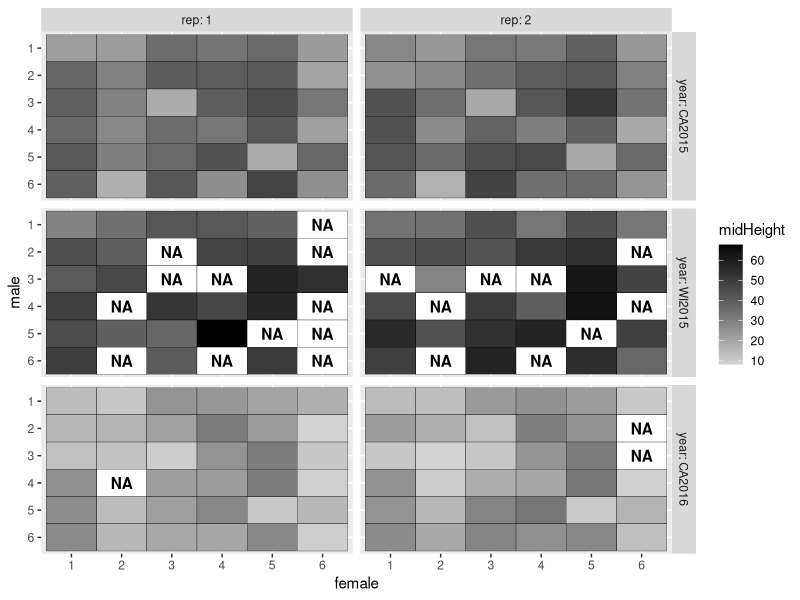
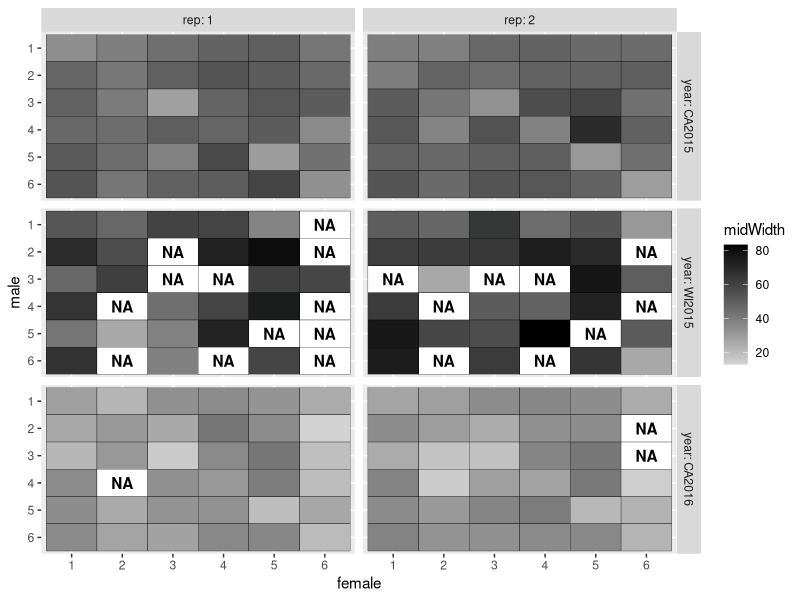
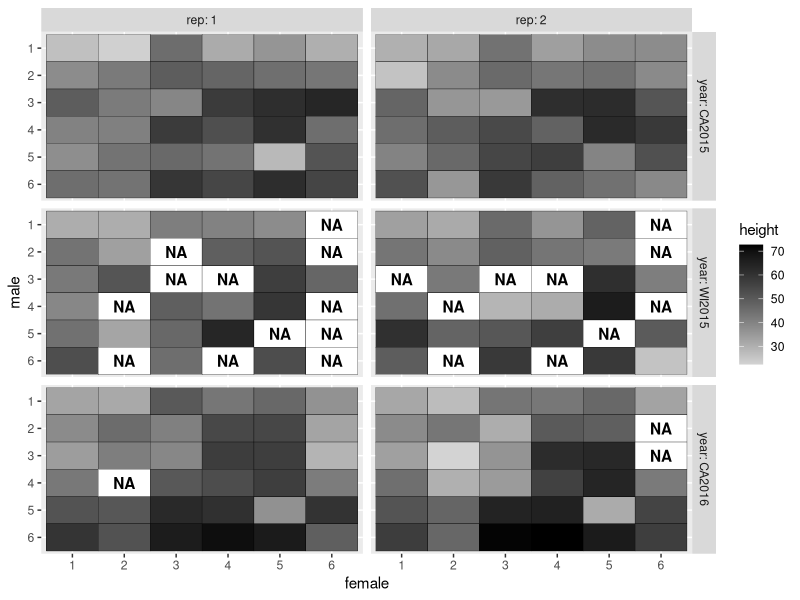
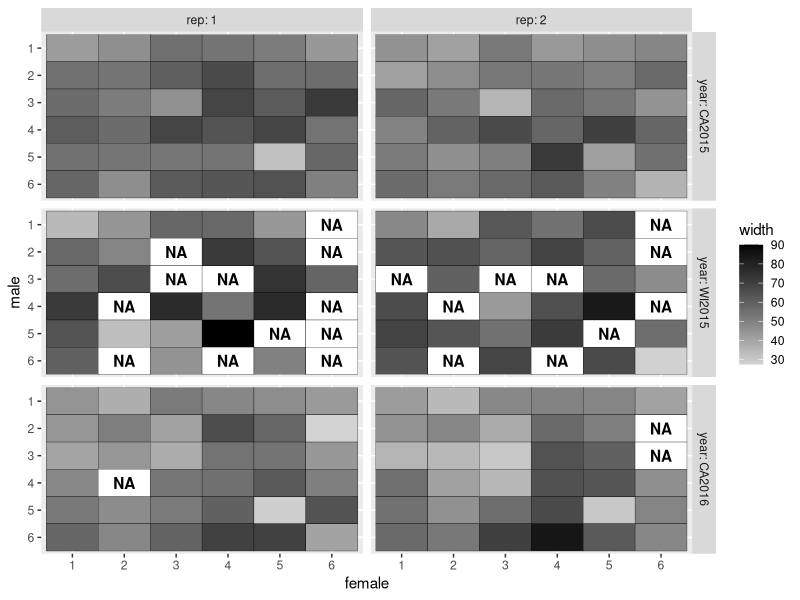
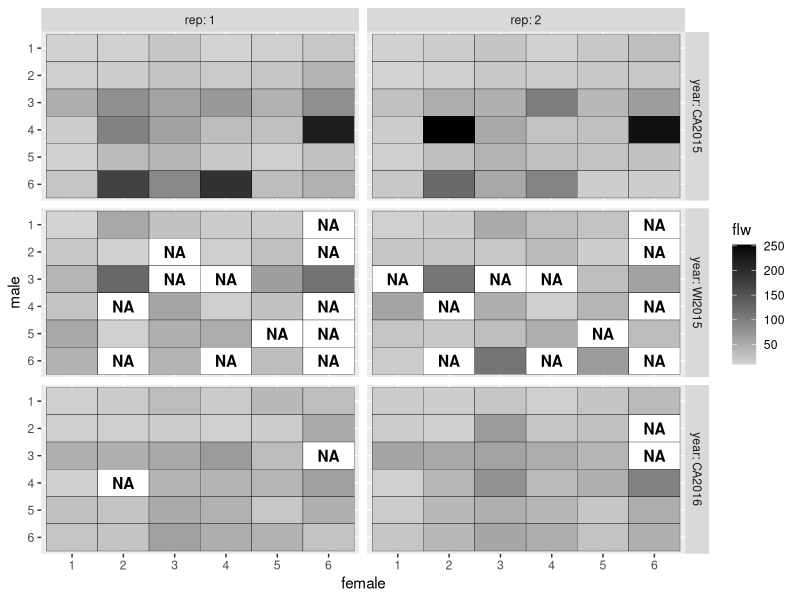
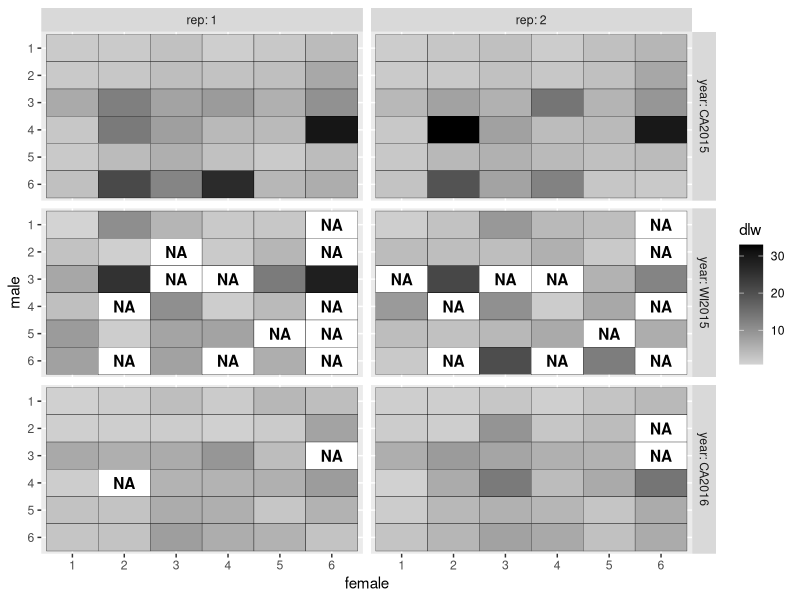
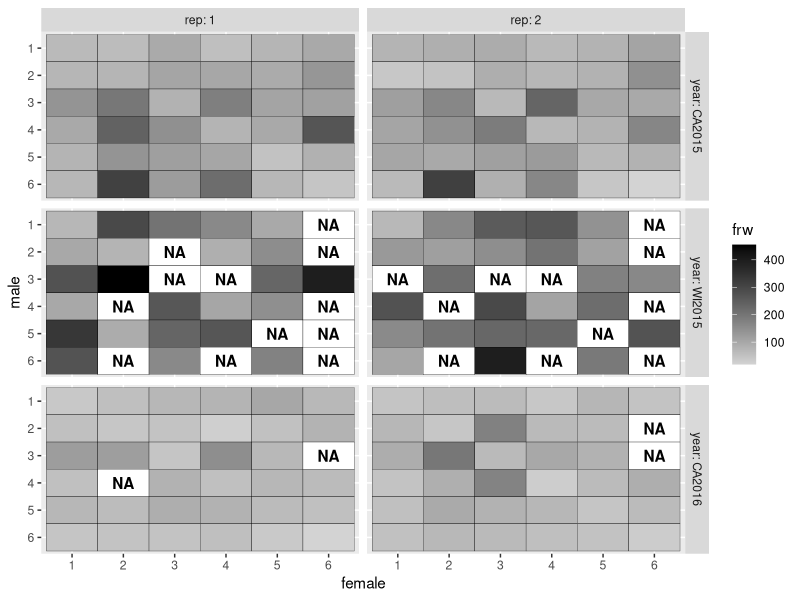
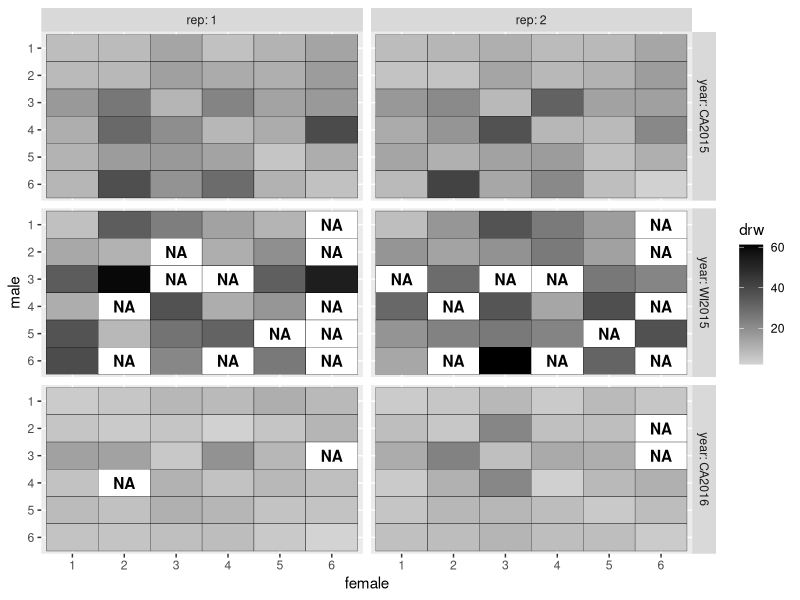

Recreate these plots in R, in order.
# ------------------------------------------------------------------------------
#   Diallel heat maps (missing data visualization)
#   S. Turner 
#   06 July 2016
# ------------------------------------------------------------------------------

# Plots missing data by location, rep, and hybrid combination

library(ggplot2)
library(plyr)

setwd("~/Documents/carrot-diallel")

# read in raw data
diallelRaw <- read.csv("diallelRawData.csv", header = TRUE)

str(diallelRaw)

# ------------------------------------------------------------------------------
# set, reorder, and rename factors 
# ------------------------------------------------------------------------------
diallelRaw$female <- ordered(diallelRaw$female, levels = c("1", "2", "3", "4", "5", "6"))
diallelRaw$male <- ordered(diallelRaw$male, levels = c("6", "5", "4", "3", "2", "1"))
diallelRaw$year <- as.factor(diallelRaw$year)
diallelRaw$year <- revalue(diallelRaw$year, c("1" = "CA2015", "2" = "WI2015", "3" = "CA2016"))
diallelRaw$rep <- as.factor(diallelRaw$rep)

# ------------------------------------------------------------------------------
# take natural log for biomass
# ------------------------------------------------------------------------------
diallelRaw$lnFLW <- log(diallelRaw$flw)
diallelRaw$lnDLW <- log(diallelRaw$dlw)
diallelRaw$lnFRW <- log(diallelRaw$frw)
diallelRaw$lnDRW <- log(diallelRaw$drw)

# shoot:root ratio
diallelRaw$ratio <- diallelRaw$lnDLW/diallelRaw$lnDRW

# ------------------------------------------------------------------------------
# function to draw heatmaps
# ------------------------------------------------------------------------------

plotNA <- function(df, xname) {
  p <- ggplot(df, aes(female, male)) + 
    geom_tile(aes_string(fill = xname), colour = "black") + 
    scale_fill_gradient(low = "light grey", high = "black", na.value = "white") + 
    geom_text(data = df[is.na(df[xname]),], aes(label = "NA", fontface = "bold")) + 
    facet_grid(year ~ rep, space = "free", scales = "free", labeller = label_both)
  print(p)
}

# ------------------------------------------------------------------------------
# loop for heatmap output
# ------------------------------------------------------------------------------

# extract trait names
traits <- c("midHeight", "midWidth", "height", "width", "flw", 
            "dlw", "frw", "drw", "ratio")

for (i in traits) {
  plotNA(diallelRaw, i)
}


